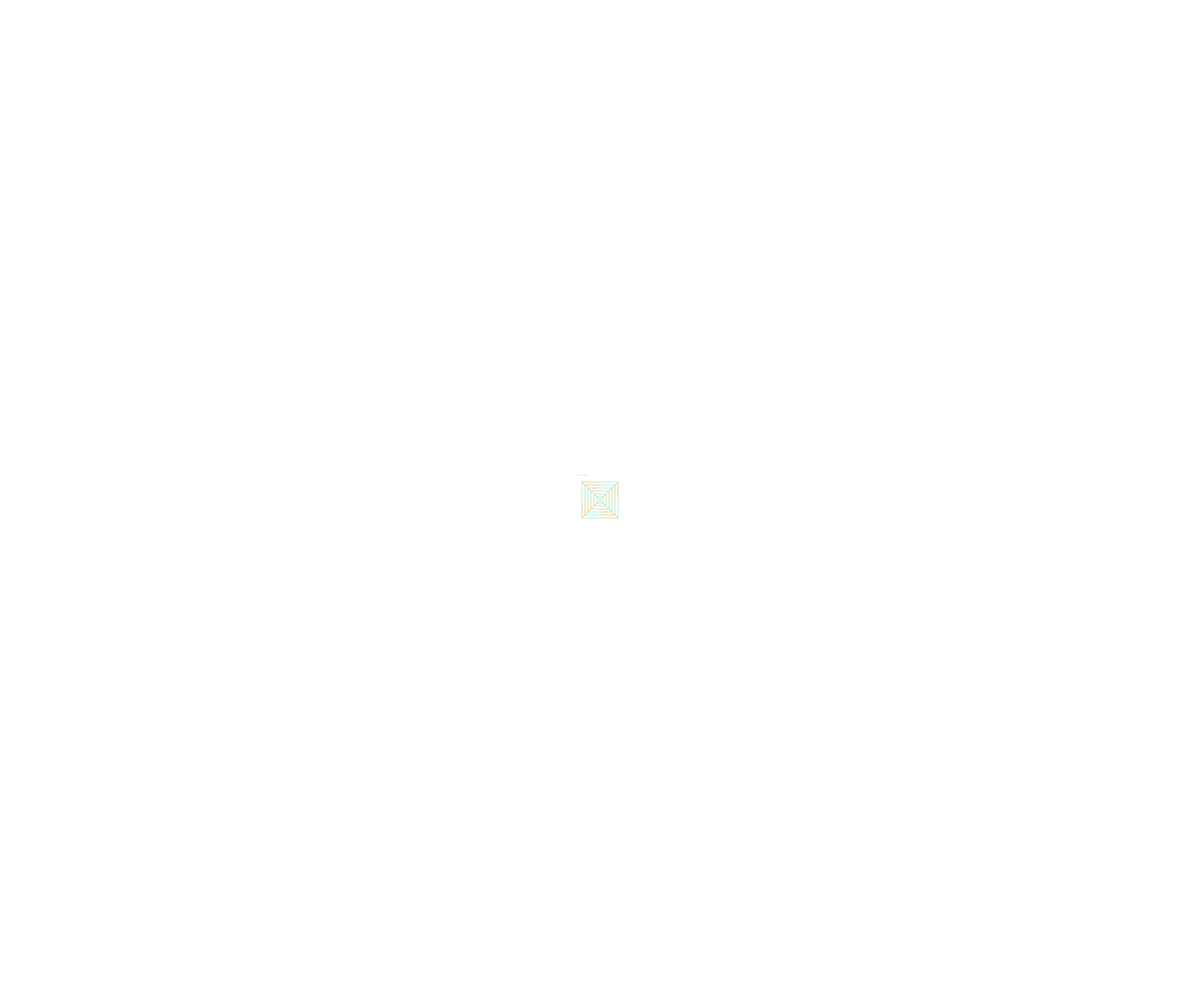
Frame 1 (no input)
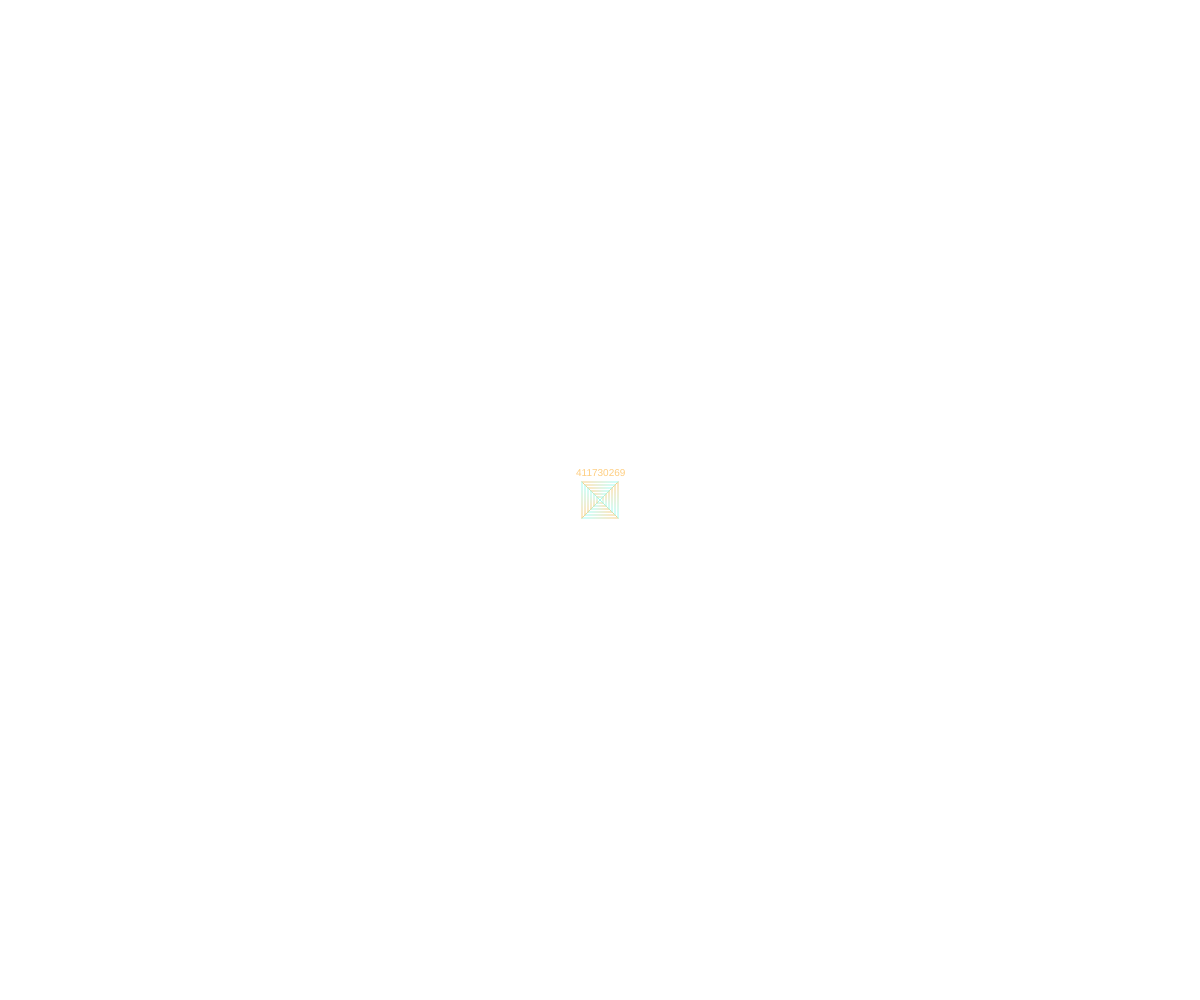
Frame 60 (no input)
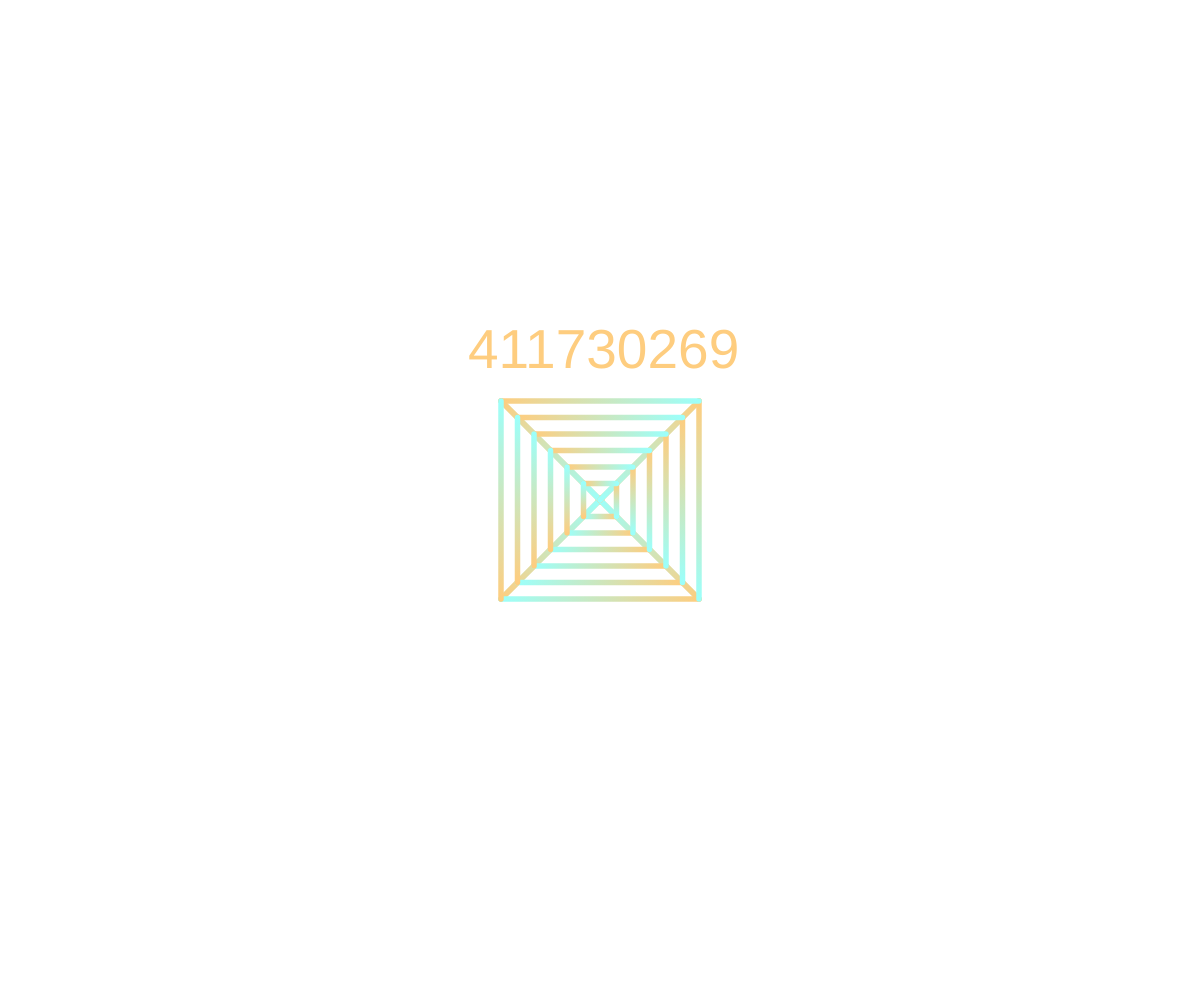
Frame 120 (the mouse pressed at the canvas centre since frame 60)

The p5.js sketch that drew these frames (run headless with seeded random() and noise() and a simulated clock; from frame 60 on, the mouse is pressed at the canvas centre):

// p5.js sketch
// ── sketch.js
var colors = "FECD7F".split("-").map(a=>"#"+a)
var colors2 = "9CFFFA".split("-").map(a=>"#"+a)

let points0 = [[-0.1, 0.1], [0.1, 0.1], [0.1, -0.1], [-0.1, -0.1], [-0.1, 0.1]]
let points1 = [[0, 0], [-1, 1], [-2, 2], [-3, 3], [-4, 4], [-5, 5], [-6, 6]];
let points2 = [[0, 0], [1, 1], [2, 2], [3, 3], [4, 4], [5, 5], [6, 6]];
let points3 = [[0, 0], [-1, -1], [-2, -2], [-3, -3], [-4, -4], [-5, -5], [-6, -6]];
let points4 = [[0, 0], [1, -1], [2, -2], [3, -3], [4, -4], [5, -5], [6, -6]];
let points5 = [[-1, 1], [1, 1], [1, -1], [-1, -1], [-1, 1]];
let points6 = [[-2, 2], [2, 2], [2, -2], [-2, -2], [-2, 2]];
let points7 = [[-3, 3], [3, 3], [3, -3], [-3, -3], [-3, 3]];
let points8 = [[-4, 4], [4, 4], [4, -4], [-4, -4], [-4, 4]];
let points9 = [[-5, 5], [5, 5], [5, -5], [-5, -5], [-5, 5]];
let points10 = [[-6, 6], [6, 6], [6, -6], [-6, -6], [-6, 6]];



let colorIndex = 0; 
function setup() {   
  createCanvas(windowWidth, windowHeight); 
  strokeWeight(5);
	
	multiplyPoints(points0);
	multiplyPoints(points1);
	multiplyPoints(points2);
	multiplyPoints(points3);
	multiplyPoints(points4);
	multiplyPoints(points5);
	multiplyPoints(points6);
	multiplyPoints(points7);
	multiplyPoints(points8);
	multiplyPoints(points9);
	multiplyPoints(points10);
}

function multiplyPoints(points) {
  for (let i = 0; i < points.length; i++) {
    for (let j = 0; j < points[i].length; j++) {
      points[i][j] = points[i][j] * 15;
    }
  }
}

function draw() {
  background(255);
  strokeWeight(5); 
  translate(width/2, height/2);
	scale(map(mouseX, 0, width, 0.2, 2));
  fill("#FECD7F");
  text('411730269', -120, -120);
  textSize(50)
  //scale(1, -1);
  

function drawGradientLine(points, colors1, colors2) {
  let colorIndex = 0;
  for (let i = 0; i < points.length - 1; i++) {
    let color1 = color(colors1[colorIndex % colors1.length]);
    let color2 = color(colors1[(colorIndex + 1) % colors1.length]);
    let ratio = map(i, 0, points.length - 1, 0, 1);
    let lineColor = lerpColor(color1, color2, ratio);
    gradientLine(points[i][0], points[i][1], points[i + 1][0], points[i + 1][1], lineColor, color(colors2[colorIndex % colors2.length]));
    colorIndex++;
  }
  let color1 = color(colors1[colors1.length - 1]);
  let color2 = color(colors1[0]);
  let ratio = map(points.length - 1, 0, points.length - 1, 0, 1);
  let lineColor = lerpColor(color1, color2, ratio);
  gradientLine(points[points.length - 1][0], points[points.length - 1][1], points[0][0], points[0][1], lineColor, color(colors2[colors2.length - 1]));
}

// 繪製 points0 的 Gradient Line
drawGradientLine(points0, colors, colors);	
	
// 繪製 points1 的 Gradient Line
drawGradientLine(points1, colors, colors2);
	
// 繪製 points2 的 Gradient Line
drawGradientLine(points2, colors, colors2);
	
// 繪製 points3 的 Gradient Line
drawGradientLine(points3, colors, colors2);
	
// 繪製 points4 的 Gradient Line
drawGradientLine(points4, colors, colors2);	
	
// 繪製 points5 的 Gradient Line
drawGradientLine(points5, colors2, colors);

// 繪製 points6 的 Gradient Line
drawGradientLine(points6, colors2, colors);

// 繪製 points7 的 Gradient Line
drawGradientLine(points7, colors2, colors);

// 繪製 points8 的 Gradient Line
drawGradientLine(points8, colors2, colors);

// 繪製 points9 的 Gradient Line
drawGradientLine(points9, colors2, colors.slice(2).concat(colors.slice(0, 2)));
	
// 繪製 points10 的 Gradient Line
drawGradientLine(points10, colors2, colors);
	

}

	// 定義 gradientLine 函數
function gradientLine(x1, y1, x2, y2, c1, c2) {
let gradient = drawingContext.createLinearGradient(x1, y1, x2, y2);
gradient.addColorStop(0, c1.toString());
gradient.addColorStop(1, c2.toString());
drawingContext.strokeStyle = gradient;
drawingContext.beginPath();
drawingContext.moveTo(x1, y1);
drawingContext.lineTo(x2, y2);
drawingContext.stroke();
}
